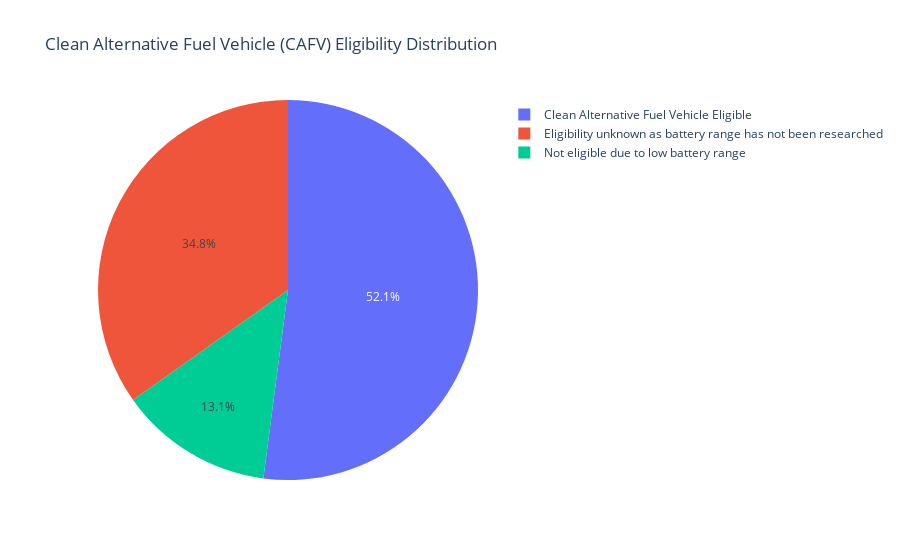

Notebook source saved alongside this figure:
### Code cell
import plotly.express as px

# Count of vehicles based on CAFV Eligibility
cafv_counts = data['Clean Alternative Fuel Vehicle (CAFV) Eligibility'].value_counts().reset_index()
cafv_counts.columns = ['CAFV Eligibility', 'Count']

# Pie chart of CAFV eligibility
fig = px.pie(
    cafv_counts,
    names='CAFV Eligibility',
    values='Count',
    title='Clean Alternative Fuel Vehicle (CAFV) Eligibility Distribution'
)

fig.show()

### Figure 1 — Plotly figure (JSON) as saved in the notebook; plotly's stock layout.template omitted (floating-point values rounded to 4 significant figures)
{"data": [{"domain": {"x": [0, 1], "y": [0, 1]}, "hovertemplate": "CAFV Eligibility=%{label}<br>Count=%{value}<extra></extra>", "labels": ["Clean Alternative Fuel Vehicle Eligible", "Eligibility unknown as battery range has not been researched", "Not eligible due to low battery range"], "legendgroup": "", "name": "", "showlegend": true, "type": "pie", "values": [58639, 39216, 14759]}], "layout": {"legend": {"tracegroupgap": 0}, "title": {"text": "Clean Alternative Fuel Vehicle (CAFV) Eligibility Distribution"}}}
